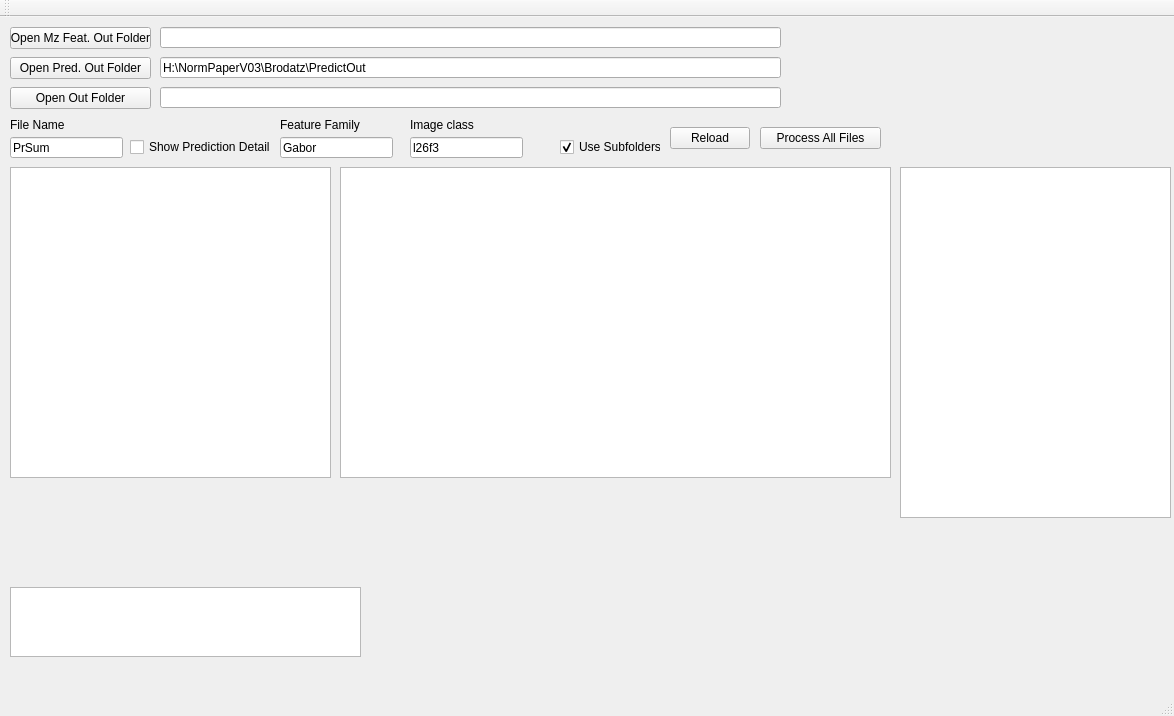
<?xml version="1.0" encoding="UTF-8"?>
<ui version="4.0">
 <class>MainWindow</class>
 <widget class="QMainWindow" name="MainWindow">
  <property name="geometry">
   <rect>
    <x>0</x>
    <y>0</y>
    <width>1174</width>
    <height>716</height>
   </rect>
  </property>
  <property name="windowTitle">
   <string>QMaZda Prediction Results Summary</string>
  </property>
  <widget class="QWidget" name="centralWidget">
   <widget class="QPushButton" name="pushButtonOpenPredictorOutputFolder">
    <property name="geometry">
     <rect>
      <x>10</x>
      <y>40</y>
      <width>141</width>
      <height>22</height>
     </rect>
    </property>
    <property name="text">
     <string>Open Pred. Out Folder</string>
    </property>
   </widget>
   <widget class="QLineEdit" name="lineEditMzFeaturesOutFolder">
    <property name="geometry">
     <rect>
      <x>160</x>
      <y>10</y>
      <width>621</width>
      <height>21</height>
     </rect>
    </property>
   </widget>
   <widget class="QLineEdit" name="lineEditPredictorOutputFolder">
    <property name="geometry">
     <rect>
      <x>160</x>
      <y>40</y>
      <width>621</width>
      <height>21</height>
     </rect>
    </property>
    <property name="text">
     <string>H:\NormPaperV03\Brodatz\PredictOut</string>
    </property>
   </widget>
   <widget class="QPushButton" name="pushButtonOpenMzFeaturesOutFolder">
    <property name="geometry">
     <rect>
      <x>10</x>
      <y>10</y>
      <width>141</width>
      <height>22</height>
     </rect>
    </property>
    <property name="text">
     <string>Open Mz Feat. Out Folder</string>
    </property>
   </widget>
   <widget class="QPushButton" name="pushButtonOpenOutFolder">
    <property name="geometry">
     <rect>
      <x>10</x>
      <y>70</y>
      <width>141</width>
      <height>22</height>
     </rect>
    </property>
    <property name="text">
     <string>Open Out Folder</string>
    </property>
   </widget>
   <widget class="QLineEdit" name="lineEditOutFolder">
    <property name="geometry">
     <rect>
      <x>160</x>
      <y>70</y>
      <width>621</width>
      <height>21</height>
     </rect>
    </property>
    <property name="text">
     <string/>
    </property>
   </widget>
   <widget class="QLineEdit" name="lineEditFileName">
    <property name="geometry">
     <rect>
      <x>10</x>
      <y>120</y>
      <width>113</width>
      <height>21</height>
     </rect>
    </property>
    <property name="text">
     <string>PrSum</string>
    </property>
   </widget>
   <widget class="QLabel" name="labelFilename">
    <property name="geometry">
     <rect>
      <x>10</x>
      <y>100</y>
      <width>81</width>
      <height>16</height>
     </rect>
    </property>
    <property name="text">
     <string>File Name</string>
    </property>
   </widget>
   <widget class="QTextEdit" name="textEditOut">
    <property name="geometry">
     <rect>
      <x>10</x>
      <y>570</y>
      <width>351</width>
      <height>70</height>
     </rect>
    </property>
   </widget>
   <widget class="QTextEdit" name="textEditOutFileContent">
    <property name="geometry">
     <rect>
      <x>340</x>
      <y>150</y>
      <width>551</width>
      <height>311</height>
     </rect>
    </property>
   </widget>
   <widget class="QListWidget" name="listWidgetPredictorOutFiles">
    <property name="geometry">
     <rect>
      <x>10</x>
      <y>150</y>
      <width>321</width>
      <height>311</height>
     </rect>
    </property>
   </widget>
   <widget class="QCheckBox" name="checkBoxShowPredictionDetails">
    <property name="geometry">
     <rect>
      <x>130</x>
      <y>120</y>
      <width>141</width>
      <height>20</height>
     </rect>
    </property>
    <property name="text">
     <string>Show Prediction Details</string>
    </property>
   </widget>
   <widget class="QPushButton" name="pushButtonProcessAllFiles">
    <property name="geometry">
     <rect>
      <x>760</x>
      <y>110</y>
      <width>121</width>
      <height>22</height>
     </rect>
    </property>
    <property name="text">
     <string>Process All Files</string>
    </property>
   </widget>
   <widget class="QLineEdit" name="lineEditFeatureFamily">
    <property name="geometry">
     <rect>
      <x>280</x>
      <y>120</y>
      <width>113</width>
      <height>21</height>
     </rect>
    </property>
    <property name="text">
     <string>Gabor</string>
    </property>
   </widget>
   <widget class="QLabel" name="labelFeatureFamily">
    <property name="geometry">
     <rect>
      <x>280</x>
      <y>100</y>
      <width>81</width>
      <height>16</height>
     </rect>
    </property>
    <property name="text">
     <string>Feature Family</string>
    </property>
   </widget>
   <widget class="QCheckBox" name="checkBoxUseSubfolders">
    <property name="geometry">
     <rect>
      <x>560</x>
      <y>120</y>
      <width>101</width>
      <height>20</height>
     </rect>
    </property>
    <property name="text">
     <string>Use Subfolders</string>
    </property>
    <property name="checked">
     <bool>true</bool>
    </property>
   </widget>
   <widget class="QLineEdit" name="lineEditImageClass">
    <property name="geometry">
     <rect>
      <x>410</x>
      <y>120</y>
      <width>113</width>
      <height>21</height>
     </rect>
    </property>
    <property name="text">
     <string>l26f3</string>
    </property>
   </widget>
   <widget class="QLabel" name="labelImageDistortion">
    <property name="geometry">
     <rect>
      <x>410</x>
      <y>100</y>
      <width>71</width>
      <height>16</height>
     </rect>
    </property>
    <property name="text">
     <string>Image class</string>
    </property>
   </widget>
   <widget class="QPushButton" name="pushButtonReload">
    <property name="geometry">
     <rect>
      <x>670</x>
      <y>110</y>
      <width>80</width>
      <height>22</height>
     </rect>
    </property>
    <property name="text">
     <string>Reload</string>
    </property>
   </widget>
   <widget class="QListWidget" name="listWidgetSubfolders">
    <property name="geometry">
     <rect>
      <x>900</x>
      <y>150</y>
      <width>271</width>
      <height>351</height>
     </rect>
    </property>
   </widget>
  </widget>
  <widget class="QMenuBar" name="menuBar">
   <property name="geometry">
    <rect>
     <x>0</x>
     <y>0</y>
     <width>1174</width>
     <height>21</height>
    </rect>
   </property>
  </widget>
  <widget class="QToolBar" name="mainToolBar">
   <attribute name="toolBarArea">
    <enum>TopToolBarArea</enum>
   </attribute>
   <attribute name="toolBarBreak">
    <bool>false</bool>
   </attribute>
  </widget>
  <widget class="QStatusBar" name="statusBar"/>
 </widget>
 <layoutdefault spacing="6" margin="11"/>
 <resources/>
 <connections/>
</ui>
